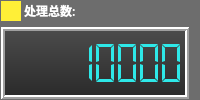
                 <widget class="QWidget" name="widget_15" native="true">
                  <property name="styleSheet">
                   <string notr="true">background-color:rgb(109, 109, 109)</string>
                  </property>
                  <layout class="QVBoxLayout" name="verticalLayout_13" stretch="0,1">
                   <property name="leftMargin">
                    <number>1</number>
                   </property>
                   <property name="topMargin">
                    <number>1</number>
                   </property>
                   <property name="bottomMargin">
                    <number>1</number>
                   </property>
                   <item>
                    <layout class="QHBoxLayout" name="horizontalLayout_15">
                     <property name="spacing">
                      <number>0</number>
                     </property>
                     <item>
                      <widget class="QLabel" name="label_24">
                       <property name="minimumSize">
                        <size>
                         <width>20</width>
                         <height>0</height>
                        </size>
                       </property>
                       <property name="styleSheet">
                        <string notr="true">background-color:rgb(255, 239, 55)</string>
                       </property>
                       <property name="text">
                        <string/>
                       </property>
                      </widget>
                     </item>
                     <item>
                      <widget class="QLabel" name="label_27">
                       <property name="font">
                        <font>
                         <family>微软雅黑</family>
                         <pointsize>9</pointsize>
                         <weight>75</weight>
                         <bold>true</bold>
                        </font>
                       </property>
                       <property name="styleSheet">
                        <string notr="true">background:transparent;
color:rgb(255, 255, 255)</string>
                       </property>
                       <property name="text">
                        <string> 处理总数:</string>
                       </property>
                      </widget>
                     </item>
                     <item>
                      <spacer name="horizontalSpacer_13">
                       <property name="orientation">
                        <enum>Qt::Horizontal</enum>
                       </property>
                       <property name="sizeHint" stdset="0">
                        <size>
                         <width>40</width>
                         <height>20</height>
                        </size>
                       </property>
                      </spacer>
                     </item>
                    </layout>
                   </item>
                   <item>
                    <widget class="QLCDNumber" name="lcdNumAllNum_Cam2">
                     <property name="sizePolicy">
                      <sizepolicy hsizetype="Preferred" vsizetype="Minimum">
                       <horstretch>0</horstretch>
                       <verstretch>0</verstretch>
                      </sizepolicy>
                     </property>
                     <property name="palette">
                      <palette>
                       <active>
                        <colorrole role="WindowText">
                         <brush brushstyle="SolidPattern">
                          <color alpha="255">
                           <red>46</red>
                           <green>232</green>
                           <blue>232</blue>
                          </color>
                         </brush>
                        </colorrole>
                        <colorrole role="Button">
                         <brush brushstyle="LinearGradientPattern">
                          <gradient startx="0.000000000000000" starty="0.000000000000000" endx="0.000000000000000" endy="1.000000000000000" type="LinearGradient" spread="PadSpread" coordinatemode="ObjectBoundingMode">
                           <gradientstop position="0.000000000000000">
                            <color alpha="255">
                             <red>77</red>
                             <green>77</green>
                             <blue>77</blue>
                            </color>
                           </gradientstop>
                           <gradientstop position="1.000000000000000">
                            <color alpha="255">
                             <red>41</red>
                             <green>41</green>
                             <blue>41</blue>
                            </color>
                           </gradientstop>
                          </gradient>
                         </brush>
                        </colorrole>
                        <colorrole role="Text">
                         <brush brushstyle="SolidPattern">
                          <color alpha="255">
                           <red>46</red>
                           <green>232</green>
                           <blue>232</blue>
                          </color>
                         </brush>
                        </colorrole>
                        <colorrole role="ButtonText">
                         <brush brushstyle="SolidPattern">
                          <color alpha="255">
                           <red>46</red>
                           <green>232</green>
                           <blue>232</blue>
                          </color>
                         </brush>
                        </colorrole>
                        <colorrole role="Base">
                         <brush brushstyle="LinearGradientPattern">
                          <gradient startx="0.000000000000000" starty="0.000000000000000" endx="0.000000000000000" endy="1.000000000000000" type="LinearGradient" spread="PadSpread" coordinatemode="ObjectBoundingMode">
                           <gradientstop position="0.000000000000000">
                            <color alpha="255">
                             <red>77</red>
                             <green>77</green>
                             <blue>77</blue>
                            </color>
                           </gradientstop>
                           <gradientstop position="1.000000000000000">
                            <color alpha="255">
                             <red>41</red>
                             <green>41</green>
                             <blue>41</blue>
                            </color>
                           </gradientstop>
                          </gradient>
                         </brush>
                        </colorrole>
                        <colorrole role="Window">
                         <brush brushstyle="LinearGradientPattern">
                          <gradient startx="0.000000000000000" starty="0.000000000000000" endx="0.000000000000000" endy="1.000000000000000" type="LinearGradient" spread="PadSpread" coordinatemode="ObjectBoundingMode">
                           <gradientstop position="0.000000000000000">
                            <color alpha="255">
                             <red>77</red>
                             <green>77</green>
                             <blue>77</blue>
                            </color>
                           </gradientstop>
                           <gradientstop position="1.000000000000000">
                            <color alpha="255">
                             <red>41</red>
                             <green>41</green>
                             <blue>41</blue>
                            </color>
                           </gradientstop>
                          </gradient>
                         </brush>
                        </colorrole>
                        <colorrole role="PlaceholderText">
                         <brush brushstyle="NoBrush">
                          <color alpha="128">
                           <red>46</red>
                           <green>232</green>
                           <blue>232</blue>
                          </color>
                         </brush>
                        </colorrole>
                       </active>
                       <inactive>
                        <colorrole role="WindowText">
                         <brush brushstyle="SolidPattern">
                          <color alpha="255">
                           <red>46</red>
                           <green>232</green>
                           <blue>232</blue>
                          </color>
                         </brush>
                        </colorrole>
                        <colorrole role="Button">
                         <brush brushstyle="LinearGradientPattern">
                          <gradient startx="0.000000000000000" starty="0.000000000000000" endx="0.000000000000000" endy="1.000000000000000" type="LinearGradient" spread="PadSpread" coordinatemode="ObjectBoundingMode">
                           <gradientstop position="0.000000000000000">
                            <color alpha="255">
                             <red>77</red>
                             <green>77</green>
                             <blue>77</blue>
                            </color>
                           </gradientstop>
                           <gradientstop position="1.000000000000000">
                            <color alpha="255">
                             <red>41</red>
                             <green>41</green>
                             <blue>41</blue>
                            </color>
                           </gradientstop>
                          </gradient>
                         </brush>
                        </colorrole>
                        <colorrole role="Text">
                         <brush brushstyle="SolidPattern">
                          <color alpha="255">
                           <red>46</red>
                           <green>232</green>
                           <blue>232</blue>
                          </color>
                         </brush>
                        </colorrole>
                        <colorrole role="ButtonText">
                         <brush brushstyle="SolidPattern">
                          <color alpha="255">
                           <red>46</red>
                           <green>232</green>
                           <blue>232</blue>
                          </color>
                         </brush>
                        </colorrole>
                        <colorrole role="Base">
                         <brush brushstyle="LinearGradientPattern">
                          <gradient startx="0.000000000000000" starty="0.000000000000000" endx="0.000000000000000" endy="1.000000000000000" type="LinearGradient" spread="PadSpread" coordinatemode="ObjectBoundingMode">
                           <gradientstop position="0.000000000000000">
                            <color alpha="255">
                             <red>77</red>
                             <green>77</green>
                             <blue>77</blue>
                            </color>
                           </gradientstop>
                           <gradientstop position="1.000000000000000">
                            <color alpha="255">
                             <red>41</red>
                             <green>41</green>
                             <blue>41</blue>
                            </color>
                           </gradientstop>
                          </gradient>
                         </brush>
                        </colorrole>
                        <colorrole role="Window">
                         <brush brushstyle="LinearGradientPattern">
                          <gradient startx="0.000000000000000" starty="0.000000000000000" endx="0.000000000000000" endy="1.000000000000000" type="LinearGradient" spread="PadSpread" coordinatemode="ObjectBoundingMode">
                           <gradientstop position="0.000000000000000">
                            <color alpha="255">
                             <red>77</red>
                             <green>77</green>
                             <blue>77</blue>
                            </color>
                           </gradientstop>
                           <gradientstop position="1.000000000000000">
                            <color alpha="255">
                             <red>41</red>
                             <green>41</green>
                             <blue>41</blue>
                            </color>
                           </gradientstop>
                          </gradient>
                         </brush>
                        </colorrole>
                        <colorrole role="PlaceholderText">
                         <brush brushstyle="NoBrush">
                          <color alpha="128">
                           <red>46</red>
                           <green>232</green>
                           <blue>232</blue>
                          </color>
                         </brush>
                        </colorrole>
                       </inactive>
                       <disabled>
                        <colorrole role="WindowText">
                         <brush brushstyle="SolidPattern">
                          <color alpha="255">
                           <red>46</red>
                           <green>232</green>
                           <blue>232</blue>
                          </color>
                         </brush>
                        </colorrole>
                        <colorrole role="Button">
                         <brush brushstyle="LinearGradientPattern">
                          <gradient startx="0.000000000000000" starty="0.000000000000000" endx="0.000000000000000" endy="1.000000000000000" type="LinearGradient" spread="PadSpread" coordinatemode="ObjectBoundingMode">
                           <gradientstop position="0.000000000000000">
                            <color alpha="255">
                             <red>77</red>
                             <green>77</green>
                             <blue>77</blue>
                            </color>
                           </gradientstop>
                           <gradientstop position="1.000000000000000">
                            <color alpha="255">
                             <red>41</red>
                             <green>41</green>
                             <blue>41</blue>
                            </color>
                           </gradientstop>
                          </gradient>
                         </brush>
                        </colorrole>
                        <colorrole role="Text">
                         <brush brushstyle="SolidPattern">
                          <color alpha="255">
                           <red>46</red>
                           <green>232</green>
                           <blue>232</blue>
                          </color>
                         </brush>
                        </colorrole>
                        <colorrole role="ButtonText">
                         <brush brushstyle="SolidPattern">
                          <color alpha="255">
                           <red>46</red>
                           <green>232</green>
                           <blue>232</blue>
                          </color>
                         </brush>
                        </colorrole>
                        <colorrole role="Base">
                         <brush brushstyle="LinearGradientPattern">
                          <gradient startx="0.000000000000000" starty="0.000000000000000" endx="0.000000000000000" endy="1.000000000000000" type="LinearGradient" spread="PadSpread" coordinatemode="ObjectBoundingMode">
                           <gradientstop position="0.000000000000000">
                            <color alpha="255">
                             <red>77</red>
                             <green>77</green>
                             <blue>77</blue>
                            </color>
                           </gradientstop>
                           <gradientstop position="1.000000000000000">
                            <color alpha="255">
                             <red>41</red>
                             <green>41</green>
                             <blue>41</blue>
                            </color>
                           </gradientstop>
                          </gradient>
                         </brush>
                        </colorrole>
                        <colorrole role="Window">
                         <brush brushstyle="LinearGradientPattern">
                          <gradient startx="0.000000000000000" starty="0.000000000000000" endx="0.000000000000000" endy="1.000000000000000" type="LinearGradient" spread="PadSpread" coordinatemode="ObjectBoundingMode">
                           <gradientstop position="0.000000000000000">
                            <color alpha="255">
                             <red>77</red>
                             <green>77</green>
                             <blue>77</blue>
                            </color>
                           </gradientstop>
                           <gradientstop position="1.000000000000000">
                            <color alpha="255">
                             <red>41</red>
                             <green>41</green>
                             <blue>41</blue>
                            </color>
                           </gradientstop>
                          </gradient>
                         </brush>
                        </colorrole>
                        <colorrole role="PlaceholderText">
                         <brush brushstyle="NoBrush">
                          <color alpha="128">
                           <red>46</red>
                           <green>232</green>
                           <blue>232</blue>
                          </color>
                         </brush>
                        </colorrole>
                       </disabled>
                      </palette>
                     </property>
                     <property name="font">
                      <font>
                       <family>Agency FB</family>
                       <pointsize>12</pointsize>
                      </font>
                     </property>
                     <property name="styleSheet">
                      <string notr="true">background: qlineargradient(spread:pad, x1:0, y1:0, x2:0, y2:1, stop:0#4D4D4D, stop:1 #292929);
color:rgb(46, 232, 232)</string>
                     </property>
                     <property name="lineWidth">
                      <number>2</number>
                     </property>
                     <property name="smallDecimalPoint">
                      <bool>false</bool>
                     </property>
                     <property name="digitCount">
                      <number>8</number>
                     </property>
                     <property name="segmentStyle">
                      <enum>QLCDNumber::Flat</enum>
                     </property>
                     <property name="value" stdset="0">
                      <double>10000.000000000000000</double>
                     </property>
                     <property name="intValue" stdset="0">
                      <number>10000</number>
                     </property>
                    </widget>
                   </item>
                  </layout>
                 </widget>
